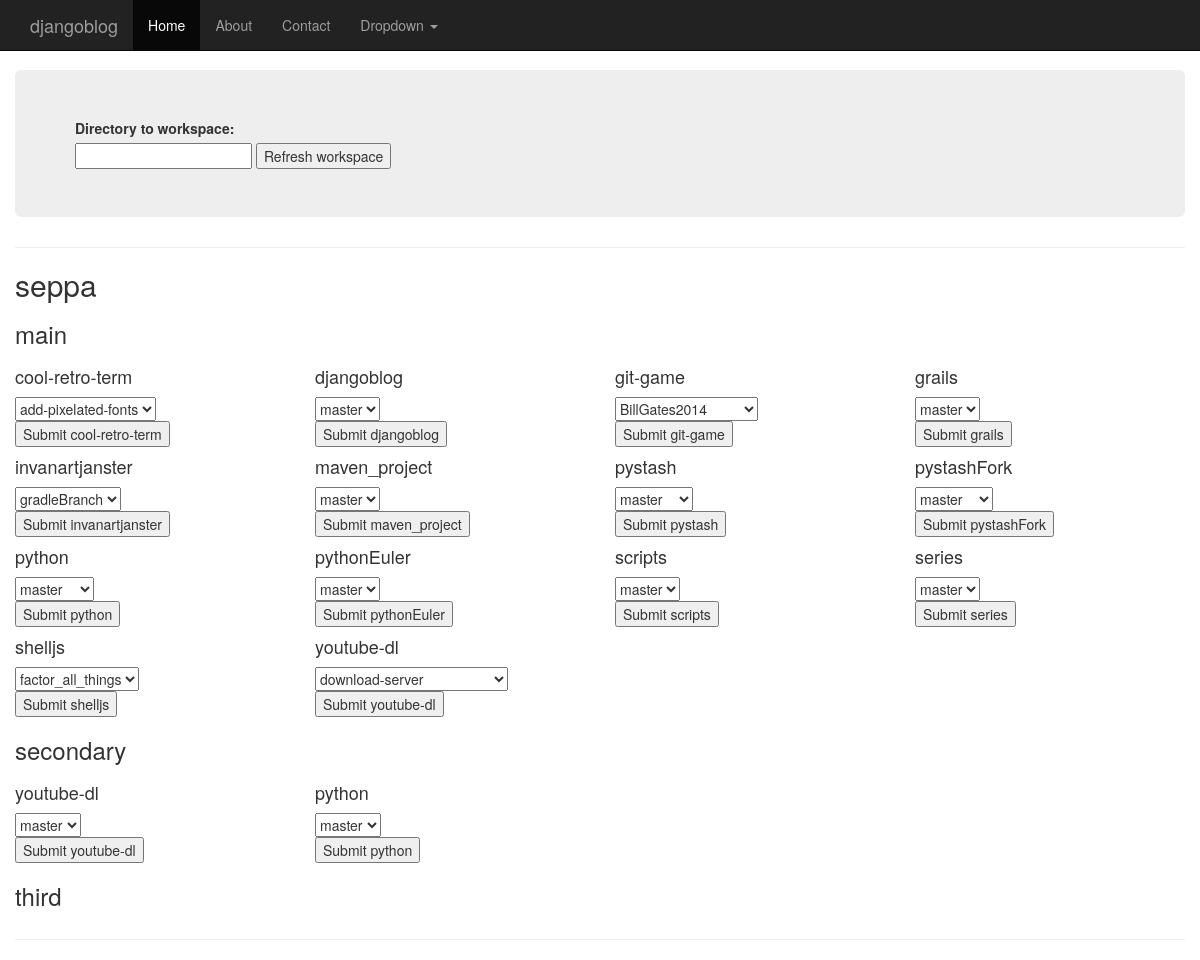
Page /testloop/ on the committed database.
### blog/models.py (models this page shows, shortened)
class UserInfo(models.Model):
    username = models.CharField(max_length=100)
    class Meta:
        verbose_name_plural = 'user_info_list'
        db_table = u'user_info'

class Workspace(models.Model):
    user_info = models.ForeignKey(UserInfo)
    workspace = models.CharField(max_length=100)
    class Meta:
        verbose_name_plural = 'workspace_list'
        db_table = u'workspace'

class Directory(models.Model):
    workspace = models.ForeignKey(Workspace)
    git_directory = models.CharField(max_length=100)
    git_shortname = models.CharField(max_length=100)
    class Meta:
        verbose_name_plural = 'directory_list'
        db_table = u'database_directory'

### blog/views.py (the view)
# urls.py: url(r'^testloop/', 'blog.views.testloop', name='testloop'),
def testloop(request):
    if 'submit' in request.POST and request.POST['submit']:
        value = request.POST['submit']
        selected_value = request.POST[value.split(' ')[1]]
    return render(request, "second.html", {'users':UserInfo.objects.filter(username='seppa')})

### blog/templates/second.html (shortened to what this page needs)
<!DOCTYPE html>
<html lang="en">
<head>
    <link href="/static/bootstrap-3.3.2-dist/css/bootstrap.min.css" rel="stylesheet"/>
    <link href="/static/standard.css" rel="stylesheet"/>
</head>
<body>
<nav class="navbar navbar-inverse navbar-fixed-top">
    <div class="container">
        <div class="navbar-header">
            <a class="navbar-brand" href="/">djangoblog</a>
        </div>
        <div id="navbar" class="collapse navbar-collapse">
            <ul class="nav navbar-nav">
                <li class="active"><a href="/">Home</a></li>
                <li><a href="/about">About</a></li>
                <li><a href="/contact">Contact</a></li>
                <li class="dropdown">
                    <a href="#" class="dropdown-toggle" data-toggle="dropdown" role="button" aria-expanded="false">Dropdown
                        <span class="caret"></span></a>
                </li>
            </ul>
        </div>
    </div>
</nav>
<div class="container">
    <div class="row row-offcanvas row-offcanvas-right">
        <div class="jumbotron">
            <form action="/input/" method="post">
                <label>Directory to workspace: </label><br/>
                <input type="text" name="input_text" value="{{current_workspace}}"/>
                <input type="submit" value="Refresh workspace"/>
            </form>
        </div>
        <form action="/testloop/" method="post">
        {% for user in users %}
        <hr/>
        <div class="user">
            <h2>{{ user.username }}</h2>
            {% for workspace in user.workspace_set.all %}
            <div class="workspace">
                <h3>{{ workspace.workspace }}</h3>
                <div class="row">
                    <div class="row-same-height row-full-height">
                    {% for directory in workspace.directory_set.all %}
                    <div class="col-sm-6 col-md-4 col-lg-3 col-xs-height col-full-height">
                        <h4>{{ directory.git_shortname }}</h4>
                        {% if directory.branch_set.all %}
                        <select name="{{ directory.git_shortname }}">
                        {% for branch in directory.branch_set.all %}
                            <option value="{{branch.git_branch}}">{{branch.git_branch}}</option>
                        {% endfor %}
                        </select>
                        <br/>
                        <input type="submit" name="submit" value="Submit {{ directory.git_shortname }}"/>
                        {% endif %}
                    </div>
                    {% endfor %}
                    </div>
                </div>
            </div>
            {% endfor %}
        </div>
        {% endfor %}
        </form>
        <hr/>
    </div>
</div>
</body>
</html>

### static/standard.css (style rules this page uses)
html, body { overflow-x: hidden; }
body { padding-top: 70px; }

### rows in the picture
UserInfo: username "seppa"
Workspace: workspace "main"
Directory: git_shortname "cool-retro-term", submit "Submit cool-retro-term"
Directory: git_shortname "djangoblog", submit "Submit djangoblog"
Directory: git_shortname "git-game", submit "Submit git-game"
Directory: git_shortname "grails", submit "Submit grails"
Directory: git_shortname "invanartjanster", submit "Submit invanartjanster"
Directory: git_shortname "maven_project", submit "Submit maven_project"
Directory: git_shortname "pystash", submit "Submit pystash"
Directory: git_shortname "pystashFork", submit "Submit pystashFork"
Directory: git_shortname "python", submit "Submit python"
Directory: git_shortname "pythonEuler", submit "Submit pythonEuler"
Directory: git_shortname "scripts", submit "Submit scripts"
Directory: git_shortname "series", submit "Submit series"
Directory: git_shortname "shelljs", submit "Submit shelljs"
Directory: git_shortname "youtube-dl", submit "Submit youtube-dl"
Workspace: workspace "secondary"
Directory: git_shortname "youtube-dl", submit "Submit youtube-dl"
Directory: git_shortname "python", submit "Submit python"
Workspace: workspace "third"

### other values in the picture
form field value "add-pixelated-fonts"
form field djangoblog "master"
form field value "BillGates2014"
form field value "master"
form field value "gradleBranch"
form field python "master"
form field value "factor_all_things"
form field value "download-server"
